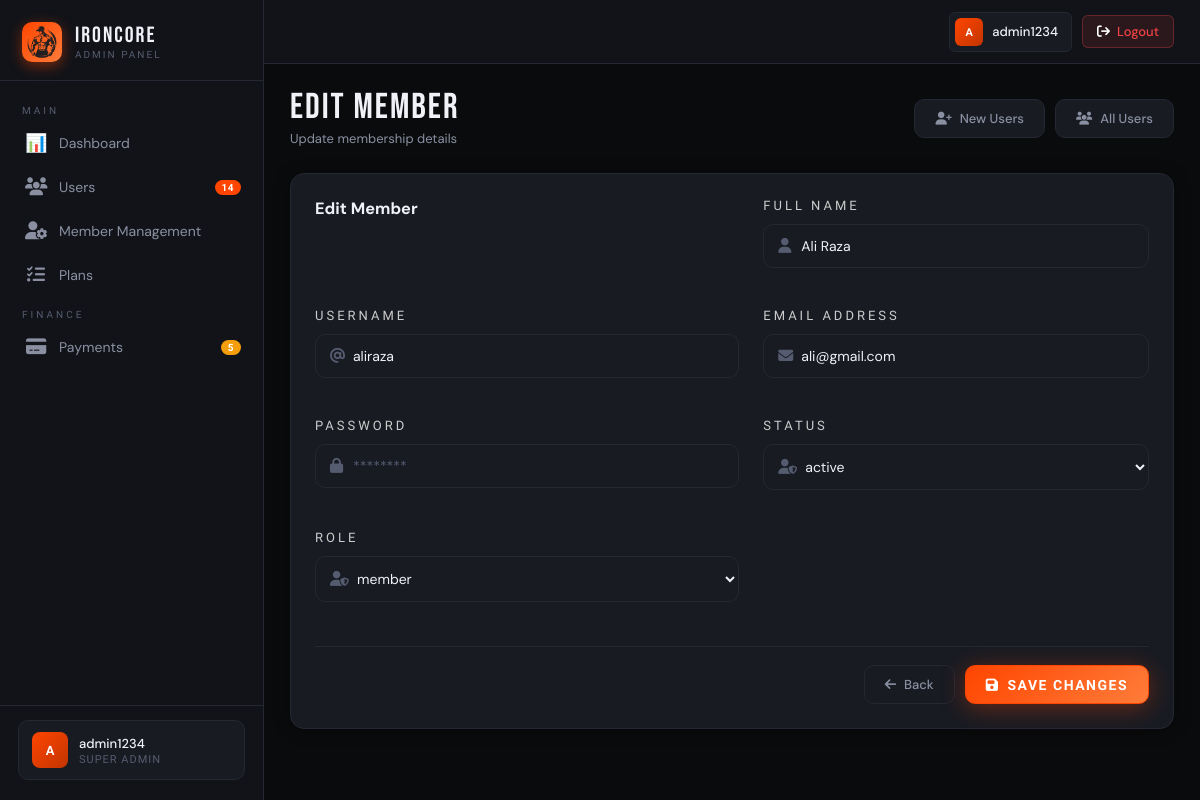
Screenshot of /admin-edit-users?id=101 (signed in) with the database file from the repository.
### tables this page shows
CREATE TABLE `users` (
  `id` int(11) NOT NULL,
  `fullname` varchar(55) NOT NULL,
  `username` varchar(55) NOT NULL,
  `email` varchar(55) NOT NULL,
  `pwd` varchar(255) NOT NULL,
  `role` int(11) DEFAULT NULL,
  `status` int(11) DEFAULT 1,
  `trainer_id` int(11) DEFAULT NULL,
  `fee` int(255) DEFAULT NULL,
  `trainerPay` int(255) DEFAULT NULL,
  `created_at` timestamp NOT NULL DEFAULT curdate()
);

### index.php (called while the page is built, shortened)
<?php
$router = new Router('/iron-core');
$router
    ->add(['/', '/home', '/login'], 'pages/login.php')
    ->add('/dashboard', 'pages/admin/dashboard.php')
    ->add('/forget-password', 'pages/forget_pwd.php')
    ->add('/trainer-dashboard', 'pages/trainer/trainer-dash.php')
    ->add('/trainer-clients', 'pages/trainer/clients.php')
    ->add('/gear-dashboard', 'pages/member/gear-dash.php')
    ->add('/myworkout', 'pages/member/myworkout.php')
    ->add('/diet-plan', 'pages/member/diet-plan.php')
    ->add('/diet-plan-script', 'includes/diet-plan.inc.php')
    ->add('/login-script', 'includes/login-script.php')
    ->add('/logout', 'includes/logout.inc.php')
    ->add('/admin-add-users', 'pages/admin/admin-users-add.php')
    ->add('/admin-plan', 'pages/admin/admin-plans.php')
    ->add('/admin-edit-users', 'pages/admin/admin-users-edit.php')
    ->add('/admin-users', 'pages/admin/admin-users.php')
    ->add('/admin-add-script', 'includes/admin-add.inc.php')
    ->add('/admin-edit-script', 'includes/admin-edit.inc.php')
    ->add('/delete-record', 'includes/delete_record.inc.php')
    ->add('/admin-fetch-script', 'includes/fetch-users.inc.php')
    ->add('/admin-members-management', 'pages/admin/admin-member-management.php')
    ->add('/admin-entry', 'pages/admin/entry.php')
    ->add('/assign-trainer-script', 'includes/assign-trainer.inc.php')
    ->add('/unassign-script', 'includes/unassign.inc.php')
    ->add('/quick-assign-script', 'includes/quick-assign.inc.php')
    ->add('/workout-plan', 'pages/trainer/workout-plan.php')
    ->add('/view-plan', 'pages/trainer/view_plan.php')
    ->add('/plan-script', 'includes/plan.inc.php')
    ->add('/delete-plan', 'includes/delete-plan.inc.php')
    ->add('/assign-plan-clients', 'includes/assign-plan-clients.inc.php')
    ->add('/delete_diet', 'includes/delete_diet.php')
    ->add('/member-plans', 'pages/trainer/member-plans.php')
    ->add('/attendance-script', 'includes/attendance.inc.php')
    ->add('/payment-script', './includes/payment.inc.php');
$router->dispatch();
?>

### includes/middleware.php (called while the page is built, shortened)
<?php
class auth
{
    private $allowed_rules = [];
    public function __construct($roles = [])
    {
        $this->allowed_rules = $roles;
    }
    private function handle()
    {
        foreach ($this->allowed_rules as $role) {
            if (isset($_SESSION[$role])) {
                $allowed = true;
                break;
            }
        }
    }
    public function show_name()
    {
        if (isset($_SESSION['username'])) {
            $show = $_SESSION['username'];
            return $show;
        }
    }
}
?>

### includes/model.php (called while the page is built, shortened)
<?php
class model
{
    public $conn;
    public function __construct($conn)
    {
        $this->conn = $conn;
    }
    public function fetch_records($table, $columns = ['*'], $join = "", $conditions = [], $limit = null, $offset = 0)
    {
        $table = preg_replace('/[^a-zA-Z0-9_]/', '', $table);
        $cols = implode(', ', $columns);
        $where = [];
        foreach ($conditions as $column => $value) {
            $where[] = "$column = ?";
        }
        $where_clause = !empty($where) ? implode(' AND ', $where) : '';
        $sql = "SELECT $cols FROM `$table`";
        if (!empty($join)) {
            $sql .= " $join";
        }
        if (!empty($where_clause)) {
            $sql .= " WHERE $where_clause";
        }
        $stmt = $this->conn->prepare($sql);
        if (!empty($conditions)) {
            $types = str_repeat("s", count($conditions));
            $values = array_values($conditions);
            $stmt->bind_param($types, ...$values);
        }
        $stmt->execute();
        $result = $stmt->get_result();
        $data = [];
        while ($row = $result->fetch_assoc()) {
            $data[] = $row;
        }
        return $data;
    }
    public function count($table, $conditions = [])
    {
        $table = preg_replace('/[^a-zA-Z0-9_]/', '', $table);
        $sql = "SELECT COUNT(*) as total FROM $table";
        $result = $this->conn->query($sql);
        $row = $result->fetch_assoc();
        return $row['total'];
    }
}
?>

### pages/admin/admin-users-edit.php (the view, shortened to what this page needs)
<?php
require_once './includes/middleware.php';
require_once './includes/model.php';
$auth = new auth(['admin']);
$db = new database();
$conn = $db->connection();
$controller = new controller($conn);
$controller->markPendingPayments();
$id = $_GET['id'];
$join = "
INNER JOIN role ON users.role = role.id
INNER JOIN status ON users.status = status.id
";
$columns = [
    'users.*',
    'role.role AS role_name',
    'status.status AS status_name'
];
$data = $controller->fetch_records('users', $columns, $join, ['users.id' => $id]);
$roles = $controller->fetch_records('role');
$status = $controller->fetch_records('status');
?>
<!DOCTYPE html>
<html lang="en">
<head>
    <link rel="stylesheet" href="./css/style.css" />
    <link rel="stylesheet" href="https://cdnjs.cloudflare.com/ajax/libs/font-awesome/6.4.2/css/all.min.css">
</head>
<body>
    <?php
    require_once 'sidebar.php';
    ?>
    <div class="main-wrap">
       <header class="topbar">
            <div class="topbar-right">
                <?php
                $name = $auth->show_name();
                $names = explode(' ', $name);
                $initials = strtoupper(substr($names[0], 0, 1) . (isset($names[1]) ? substr($names[1], 0, 1) : ''));
                ?>
                <div class="topbar-profile">
                    <div class="avatar avatar-sm" style="width:28px;height:28px;font-size:11px;border-radius:6px;">
                        <?php echo $initials; ?>
                    </div>
                    <span class="tp-name"><?php echo $name; ?></span>
                </div>
                <button class="logout-btn" onclick="doLogout()">
                    <i class="fa-solid fa-arrow-right-from-bracket" style="color: rgba(255, 255, 255, 1.00);"></i>
                    <span>Logout</span>
                </button>
            </div>
        </header>
        <div class="page-area">
            <div class="page-header anim-fade-up">
                <div class="page-title-block">
                    <div class="title">Edit Member</div>
                    <div class="subtitle">
                        Update membership details
                    </div>
                </div>
                <div class="page-actions">
                    <a href="./admin-add-users" class="btn btn-secondary">
                        <i class="fa-solid fa-user-plus"></i>
                        New Users
                    </a>
                    <a href="./admin-users" class="btn btn-secondary">
                        <i class="fa-solid fa-users"></i>
                        All Users
                    </a>
                </div>
            </div>
            <div class="card anim-fade-up anim-d1">
                <form action="./admin-edit-script" method="post" class="member-form">
                    <div class="member-form-grid">
                        <h3 class="form-section-title">Edit Member</h3>
                        <div class="form-group">
                            <label class="form-label" for="first_name">Full Name</label>
                            <div class="input-wrap">
                                <span class="input-icon"><i class="fa-solid fa-user"></i></span>
                                <input type="text" id="first_name" name="fullname" class="form-input"
                                    placeholder="<?php echo $data[0]['fullname']; ?>"
                                    value="<?php echo $data[0]['fullname']; ?>">
                            </div>
                        </div>
                        <div class="form-group">
                            <label class="form-label" for="username">Username</label>
                            <div class="input-wrap">
                                <span class="input-icon"><i class="fa-solid fa-at"></i></span>
                                <input type="text" id="username" name="username" class="form-input"
                                    placeholder="<?php echo $data[0]['username']; ?>"
                                    value="<?php echo $data[0]['username']; ?>">
                            </div>
                        </div>
                        <div class="form-group">
                            <label class="form-label" for="email">Email Address</label>
                            <div class="input-wrap">
                                <span class="input-icon"><i class="fa-solid fa-envelope"></i></span>
                                <input type="email" id="email" name="email" class="form-input"
                                    placeholder="<?php echo $data[0]['email']; ?>"
                                    value="<?php echo $data[0]['email']; ?>">
                            </div>
                        </div>
                        <div class="form-group">
                            <label class="form-label" for="pwd">Password</label>
                            <div class="input-wrap">
                                <span class="input-icon"><i class="fa-solid fa-lock"></i></span>
                                <input type="password" id="pwd" name="pwd" class="form-input" placeholder="********">
                            </div>
                        </div>
                        <div class="form-group">
                            <label class="form-label" for="role">Status</label>
                            <div class="input-wrap">
                                <span class="input-icon"><i class="fa-solid fa-user-shield"></i></span>
                                <?php $check_status = $data[0]['status_name']; ?>
                                <select id="role" name="status" class="form-input">
                                    <?php
                                    foreach ($status as $row) { ?>
                                        <option value="<?php echo $row['id']; ?>" <?php if ($row == $check_status)
                                               echo 'selected'; ?>><?php echo $row['status']; ?></option>
                                    <?php } ?>
                                </select>
                            </div>
                        </div>
                        <div class="form-group">
                            <label class="form-label" for="role">Role</label>
                            <div class="input-wrap">
                                <span class="input-icon"><i class="fa-solid fa-user-shield"></i></span>
                                <select id="role" name="role" class="form-input">
                                    <?php
                                    $check_role = $data[0]['role_name'];
                                    foreach ($roles as $role) { ?>
                                        <option value="<?php echo $role['id']; ?>" <?php if ($role['role'] == $check_role)
                                               echo 'selected'; ?>><?php echo $role['role']; ?></option>
                                    <?php } ?>
                                </select>
                            </div>
                        </div>
                    </div>
                    <div class="member-form-footer">
                        <button type="button" class="btn btn-secondary" onclick="window.history.back()">
                            <i class="fa-solid fa-arrow-left"></i>
                            Back
                        </button>
                        <button type="submit" class="btn btn-primary">
                            <i class="fa-solid fa-floppy-disk"></i>
                            Save Changes
                        </button>
                    </div>
                </form>
            </div>
        </div>
    </div>
</body>
</html>

### rows the page displays
users: fullname "Ali Raza", username "aliraza", email "ali@gmail.com"

### other values shown
$total_users "14"
$initials "A"
$auth->show_name() "admin1234"
$name "admin1234"
form field status "active"
form field role "member"
